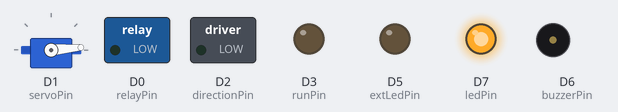
Bench run of a sketch on a simulated Particle Photon. Shown: servo, switched loads named in the sketch (green lamp = pin HIGH), output pins drawn as LEDs (lit = HIGH), buzzer (waves = sounding, pin HIGH).

Above: at 0.1 s.
At 0.6 s:
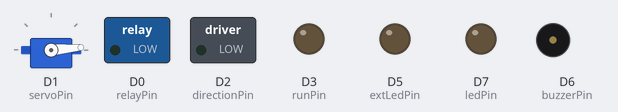
Timing chart, 0 to 2.1 s (numbered marks = the images above):
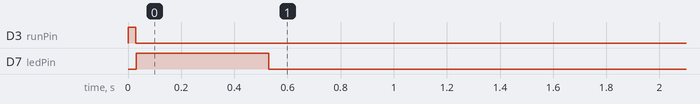

The sketch:

locktest.ino
```cpp
/* LOCKTEST: firmware to test out Photon control of the motor-lock mechanism.  Also test
    an external LED, a relay (e.g. to trip an external solenoid) and an on-board buzzer

    The motor-lock is normally in the locked position, except that the plastic keeper holds the
    lock keeper back so that the latch-loop can be inserted.  When inserted, it is locked by
    virtue of the keeper springing into the open middle of the lock-loop.

    When the cloud function "triplock" is called (with any argument), it pulses the motor-lock
    to the "unlock" position for the period of "unlockTime" and then pulses the motor-lock back
    to the "lock" position.

    The constant "pulseTime" is the time to actually run the motor of the motor-lock.
    Motor direction is clockwise (unlock) for HIGH and counterclockwise (lock) for LOW.
    The motor must be wired for these directions.

    When the cloud function "testIO" is called (with any argument), it lights the external LED,
    activated the relay and activates the buzzer, all for 2 seconds.

    The cloud function "moveServo" will close the servo_lock when called with an argument of "0";
    it will open the servo_lock when called with any other argument.

    by: Bob Glicksma; 3/28/20
    (c) 2020 by Bob Glicksman, Jim Schrempp, Team Practical Projects

*/

const int pulseTime = 30;   // motor activation time (ms)
const int unlockTime = 2000;    // unlock time for door to swing open

const int CLOSED_POSITION = 85; // servo opne position
const int OPEN_POSITION = 5;    // servo close (lock) position


const int directionPin = D2;
const int runPin = D3;
const int ledPin = D7;

const int relayPin = D0;
const int servoPin = D1;
const int doorSensorPin = D4;
const int extLedPin = D5;
const int buzzerPin = D6;

Servo myservo;  // create servo object to control a servo


void setup() {

    pinMode(directionPin, OUTPUT);
    pinMode(runPin, OUTPUT);
    pinMode(ledPin, OUTPUT);
    pinMode(relayPin, OUTPUT);
    pinMode(doorSensorPin, INPUT_PULLUP);
    pinMode(extLedPin, OUTPUT);
    pinMode(buzzerPin, OUTPUT);

    digitalWrite(directionPin, LOW);
    digitalWrite(runPin, LOW);

    digitalWrite(ledPin, LOW);
    digitalWrite(relayPin, LOW);
    digitalWrite(extLedPin, LOW);
    digitalWrite(buzzerPin, LOW);

    myservo.attach(servoPin);  // attaches servo pin to the servo object
    myservo.write(OPEN_POSITION);  // set initial position to open


    lock(); // put the latch into the lock position

    Particle.function("tripLock", tripLock);    // cloud function to trip the motor lock
    Particle.function("testIO", testIO);        // cloud function to test the external LED, relay and buzzer I/O
    Particle.function("moveServo", moveServo);  // cloud function to move the servo lock

    // just flash the D7 LED
    digitalWrite(ledPin, HIGH);
    delay(500);
    digitalWrite(ledPin, LOW);
    delay(500);

}   // end of setup()

void loop() {

    // do nothing

}   // end of loop()

int tripLock(String command) {  // cloud function to trip the lock
    unlock();
    delay(unlockTime);
    lock();
}   // end of tripLock()

int testIO(String command) {  // cloud function to test ext LED, buzzer, relay
    // light external LED and buzz buzzer
    digitalWrite(extLedPin, HIGH);
    digitalWrite(buzzerPin, HIGH);
    digitalWrite(relayPin, HIGH);
    delay(2000);
    digitalWrite(extLedPin, LOW);
    digitalWrite(buzzerPin, LOW);
    digitalWrite(relayPin, LOW);

}   // end of testIO()

int moveServo(String position) {
    if(position == "0" ) {  // move the servo to the close position
        myservo.write(OPEN_POSITION);
        digitalWrite(ledPin, LOW);
    }
    else {                  // move the servo to the open position
        myservo.write(CLOSED_POSITION);
        digitalWrite(ledPin, HIGH);
    }

}   // end of moveServo()


void unlock() { // unlock the latch
    digitalWrite(directionPin, HIGH);   // motor direction is unlock
    digitalWrite(runPin, HIGH);
    delay(pulseTime);
    digitalWrite(runPin, LOW);
}   // end of unlock()

void lock() { // lock the latch
    digitalWrite(directionPin, LOW);   // motor direction is lock
    digitalWrite(runPin, HIGH);
    delay(pulseTime);
    digitalWrite(runPin, LOW);
}   // end of lock()
```
